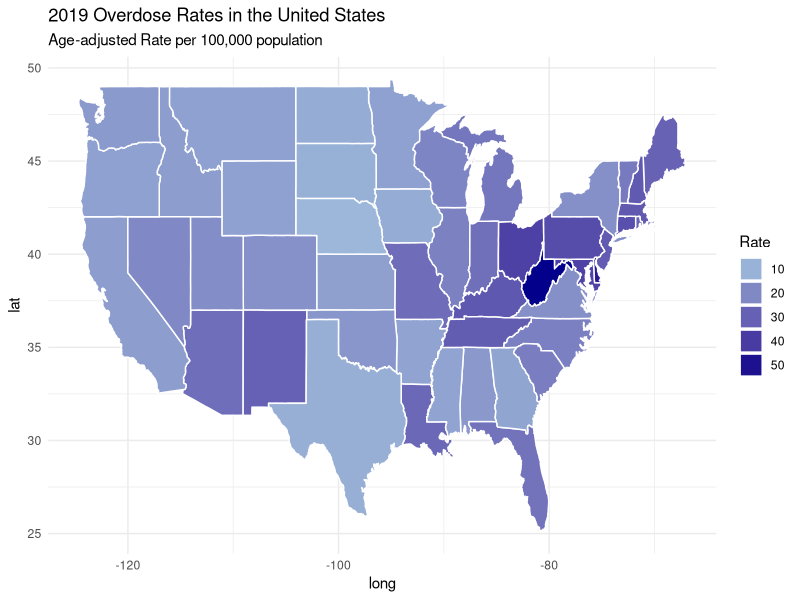
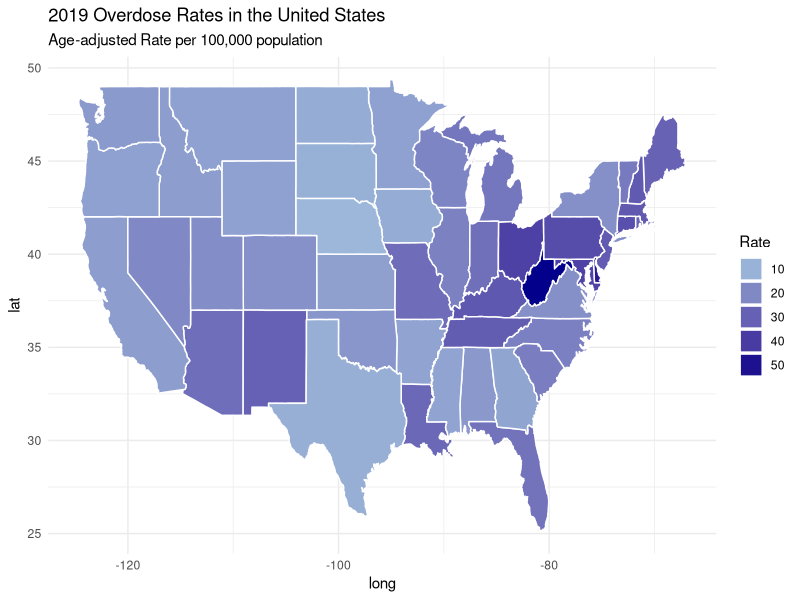

Reproduce these figures in R, in order.
library(maps)
library(tidyverse)

### Load in datasets
us_map <- map_data("state")

overdose <- read_csv("source_data/CDC_Drug_Overdose_Deaths.csv", locale = locale(encoding = "latin1"))
ssp <- read_csv("source_data/SSP_Data.csv", locale = locale(encoding = "latin1"))

merged_data <- merge(overdose, ssp, by = "State")

merged_data$`State` <- tolower(merged_data$`State`)


us_map_merged <- merge(us_map, merged_data, by.x = "region", by.y = "State", all.x = TRUE)

### Make graph
ggplot(us_map_merged, aes(x = long, y = lat, group = group, fill = `2019 Age-adjusted Rate (per 100,000 population)`)) +
  geom_polygon(color = "white", size = 0.5) +
  scale_fill_gradient(low = "lightblue", high = "darkblue", na.value = "grey50", guide = "legend", name = "Rate", limits=c(1, 53)) +
  labs(title = "2019 Overdose Rates in the United States",
       subtitle = "Age-adjusted Rate per 100,000 population",
       fill = "Rate") +
  theme_minimal()

# Save the ggplot object to a file
ggsave(filename = "figures/us_map_overdose_rates_2019.png", 
       width = 6,  
       height = 4, 
       units = "in")  
